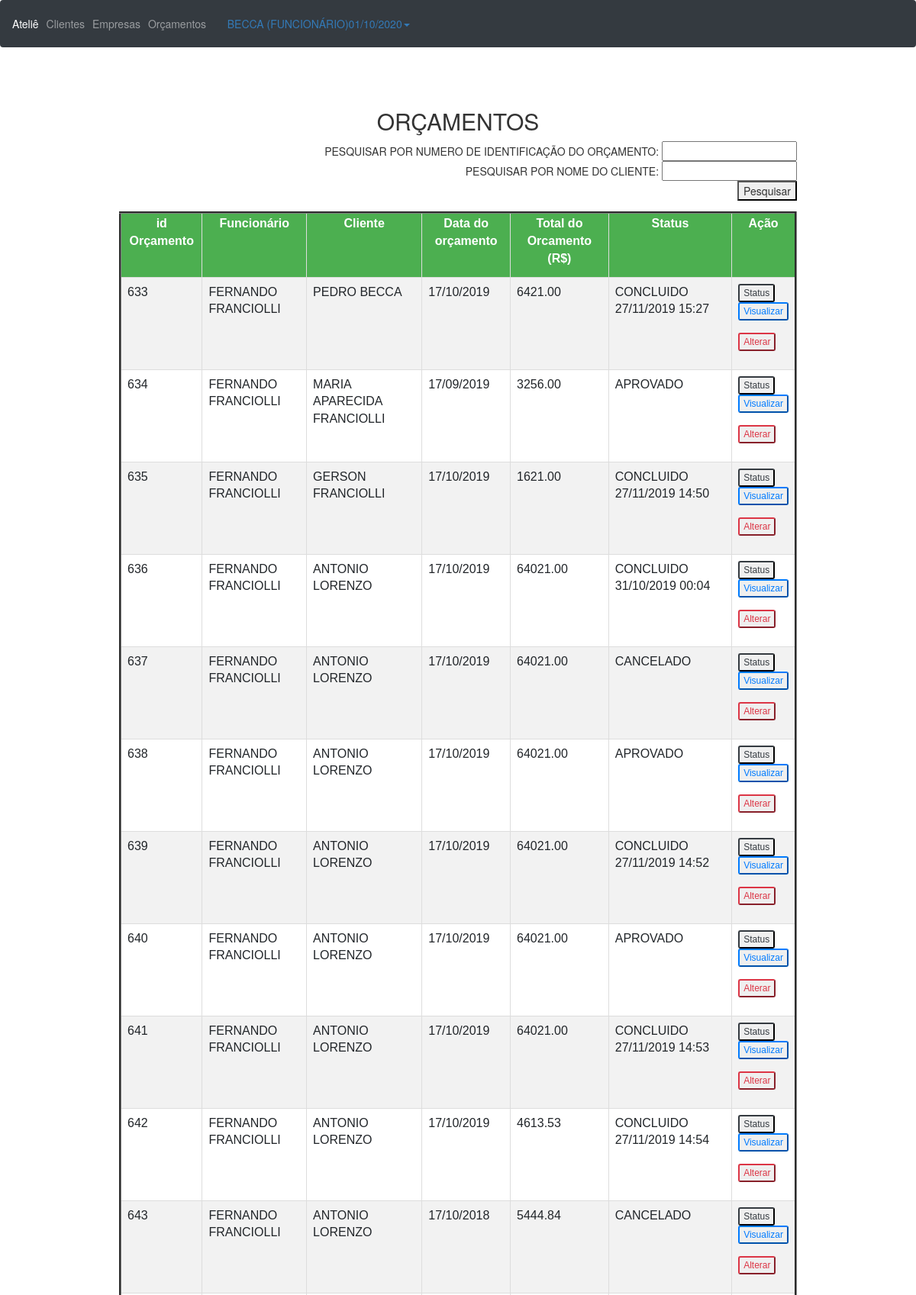
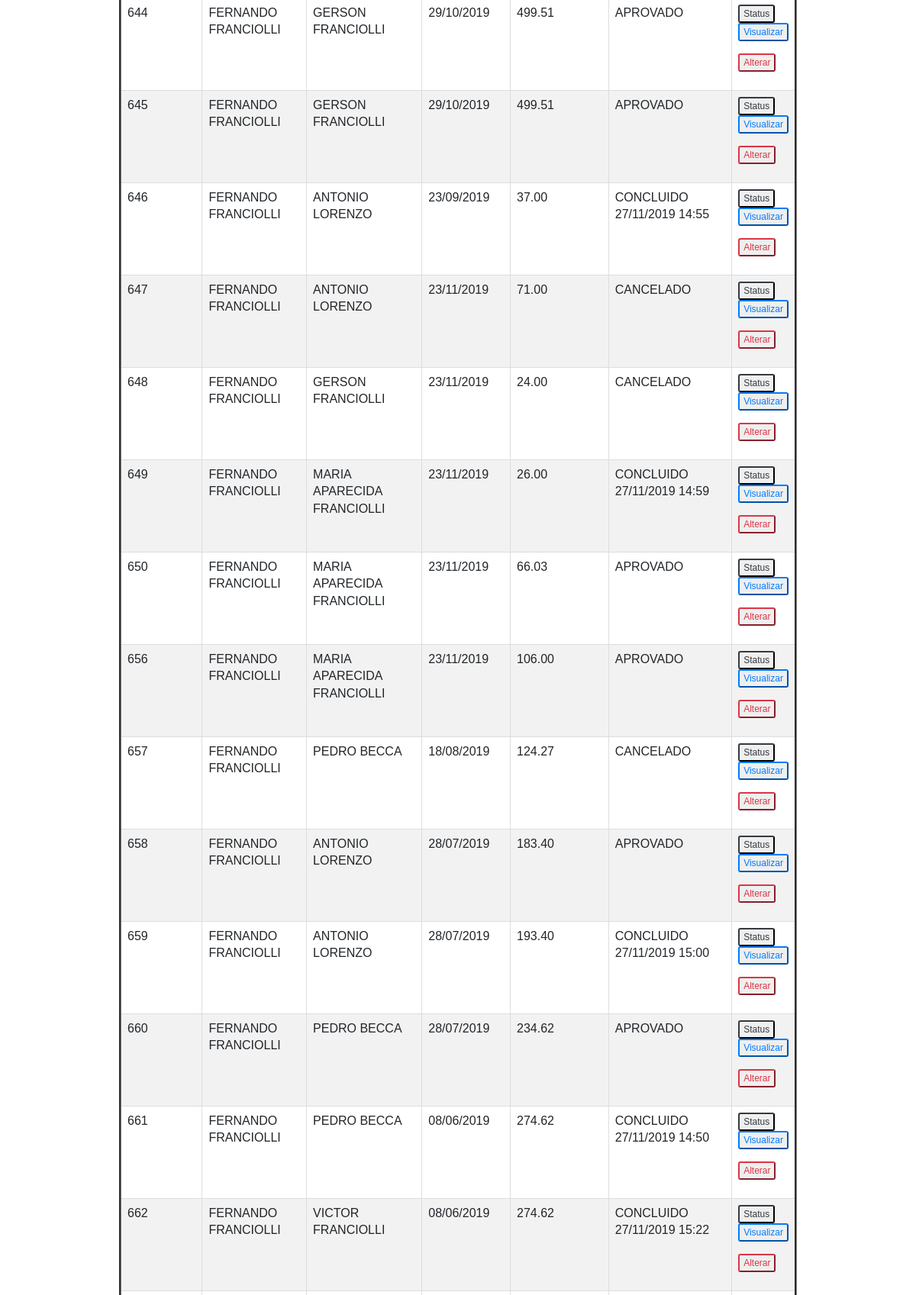
The app's page /orcamentos.php (signed in, upper part) with its own data (2 pictures, top to bottom).
### tables this page shows
CREATE TABLE `orcamento` (
  `id_orcamento` int(10) UNSIGNED NOT NULL,
  `data_orca` date NOT NULL,
  `funcionario_id` int(10) UNSIGNED NOT NULL,
  `cliente_nome` varchar(45) NOT NULL,
  `mao_obra` double NOT NULL,
  `tipo_orca` varchar(10) NOT NULL,
  `observacao` varchar(255) DEFAULT NULL,
  `valor_total` double(10,2) NOT NULL,
  `estoque` text DEFAULT NULL,
  `status` varchar(30) NOT NULL,
  `count` tinyint(1) NOT NULL
);

CREATE TABLE `pessoa` (
  `id_pessoa` int(10) UNSIGNED NOT NULL,
  `nome` varchar(45) NOT NULL,
  `cpf` varchar(11) NOT NULL,
  `data_nasc` date NOT NULL,
  `email` varchar(45) NOT NULL,
  `telefone` varchar(16) DEFAULT NULL,
  `endereco_id` int(10) UNSIGNED NOT NULL
);

### orcamentos.php (the view, shortened to what this page needs)
<?php
require './header.php';
require './conexao/banco.php';
@$pesq = $_GET['pesquisa'];
@$pesq_cli = $_GET['nome_cli'];
if ($pesq != null) {
  $pagina = (isset($_GET['pagina']))? $_GET['pagina'] : 1;
  $result_orcamentos = "SELECT * FROM orcamento
  INNER JOIN pessoa ON nome = (SELECT nome FROM pessoa WHERE id_pessoa = (SELECT pessoa_id FROM funcionario WHERE id_funcionario = funcionario_id)) WHERE id_orcamento LIKE '%$pesq%'";
  $resultado_orcamentos = mysqli_query($conn, $result_orcamentos);
  $total_orcamentos = mysqli_num_rows($resultado_orcamentos);
  $quantidade_pg = $total_orcamentos;
  @$num_pagina = ceil($total_orcamentos/$quantidade_pg);
  $incio = ($quantidade_pg*$pagina)-$quantidade_pg;
  $result_orcamentos = "SELECT * FROM orcamento
  INNER JOIN pessoa ON nome = (SELECT nome FROM pessoa WHERE id_pessoa = (SELECT pessoa_id FROM funcionario WHERE id_funcionario = funcionario_id)) WHERE id_orcamento LIKE '%$pesq%' LIMIT $incio, $quantidade_pg";
  $resultado_orcamentos = mysqli_query($conn, $result_orcamentos);
}else {
$pagina = (isset($_GET['pagina']))? $_GET['pagina'] : 1;
$result_orcamentos = "SELECT * FROM orcamento
  INNER JOIN pessoa ON nome = (SELECT nome FROM pessoa WHERE id_pessoa = (SELECT pessoa_id FROM funcionario WHERE id_funcionario = funcionario_id))";
$resultado_orcamentos = mysqli_query($conn, $result_orcamentos);
$total_orcamentos = mysqli_num_rows($resultado_orcamentos);
$quantidade_pg = $total_orcamentos;
$incio = ($quantidade_pg*$pagina)-$quantidade_pg;
$result_orcamentos = "SELECT * FROM orcamento
  INNER JOIN pessoa ON nome = (SELECT nome FROM pessoa WHERE id_pessoa = (SELECT pessoa_id FROM funcionario WHERE id_funcionario = funcionario_id)) LIMIT $incio, $quantidade_pg";
$resultado_orcamentos = mysqli_query($conn, $result_orcamentos);
}
?>
<h2 style="text-align:center;"> ORÇAMENTOS</h2>
<div class="table-responsive-xl container theme-showcase" role="main">
  <form class="pesq" id="pesquisa_orcamento" method="get" action="#">
    PESQUISAR POR NUMERO DE IDENTIFICAÇÃO DO ORÇAMENTO:
      <input type="number" min="1" name="pesquisa" id="pesquisa" value="<?php echo $pesq; ?>"></input>
      <br>
      PESQUISAR POR NOME DO CLIENTE:
      <input type="text" autocomplete="off" name="nome_cli" id="nome_cli" value="<?php echo $pesq_cli; ?>"></input>
      <br>
      <button type="hide" onclick="submitar(1)"> Pesquisar </button>
  </form>
  <table align="center" border="3" class="sortable table table-hover table table-sm" id="listar_clientes" class="display">
    <tr>
      <th>id Orçamento</th>
      <th>Funcionário</th>
      <th>Cliente</th>
      <th>Data do orçamento</th>
      <th>Total do Orcamento (R$)</th>
      <th>Status</th>
      <th>Ação</th>
    </tr>
    <?php while ($orcamento = mysqli_fetch_array($resultado_orcamentos)) {?>
      <tr>
        <td><?php echo $orcamento['id_orcamento']; ?></td>
        <td><?php echo $orcamento['nome']; ?></td>
        <td><?php echo $orcamento['cliente_nome']; ?></td>
        <td><?php echo date ('d/m/Y', strtotime ($orcamento['data_orca'])); ?></td>
        <td><?php echo $orcamento['valor_total']; ?></td>
        <td><?php echo $orcamento['status']; ?></td>
        <td>
          <div class="btn-group">
          <button type="button" class="btn-xs btn-outline-dark view_data" data-toggle="modal" data-target="#orcamentoModal" data-id = "<?php echo $orcamento['id_orcamento']; ?>"
            data-nome="<?php echo $orcamento['nome']; ?>" data-data_orca="<?php echo $orcamento['data_orca']; ?>" data-nome_mat="<?php echo $orcamento['nome_mat']; ?>"
            data-mao_obra="<?php echo $orcamento['mao_obra']; ?>" data-quantidade_mat="<?php echo $orcamento['quantidade_mat']; ?>" data-uni_medida="<?php echo $orcamento['uni_medida']; ?>"
            data-total_mat="<?php echo $orcamento['total_mat']; ?>" data-observacao="<?php echo $orcamento['observacao']; ?>" data-valor_total="<?php echo $orcamento['valor_total']; ?>"
            data-estoque="<?php echo $orcamento['estoque']; ?>" data-status="<?php echo $orcamento['status']; ?>">Status</button>
          <form action="./visualiza_orc.php" method="POST">
            <button type="submit" formtarget="_blank" class="btn-xs btn-outline-primary view_data" id="visualiza_orc" value="<?php echo $orcamento['id_orcamento']; ?>" name="visualiza_orc">Visualizar</button>
          </form>
          <form action="./altera_orca.php" method="POST">
            <button type="submit" formtarget="_blank" class="btn-xs btn-outline-danger view_data" id="altera_orca" value="<?php echo $orcamento['id_orcamento']; ?>" name="altera_orca">Alterar</button>
          </form>
          </div>
          </td>
        </tr>
      <?php } ?>
    </table>
</div>
<?php
require "./footer.php";
?>

### css/style.css (style rules this page uses)
#listar_clientes { font-family: "Trebuchet MS", Arial, Helvetica, sans-serif; border-collapse: collapse; width: 80%; align: center; }
#listar_clientes td, #listar_clientes th { border: 1px solid #ddd; padding: 8px; }
#listar_clientes tr:nth-child(even) { background-color: #f2f2f2; }
#listar_clientes th { padding-top: 2px; padding-bottom: 12px; text-align: center; background-color: #4CAF50; color: white; }
.pesq { text-align: right; width: 90%; }
input { text-transform: uppercase; }

### records on screen
orcamento: id_orcamento "633", pessoa.nome "FERNANDO FRANCIOLLI", cliente_nome "PEDRO BECCA", data_orca "17/10/2019", valor_total "6421.00", status "CONCLUIDO 27/11/2019 15:27"
orcamento: id_orcamento "634", pessoa.nome "FERNANDO FRANCIOLLI", cliente_nome "MARIA APARECIDA FRANCIOLLI", data_orca "17/09/2019", valor_total "3256.00", status "APROVADO"
orcamento: id_orcamento "635", pessoa.nome "FERNANDO FRANCIOLLI", cliente_nome "GERSON FRANCIOLLI", data_orca "17/10/2019", valor_total "1621.00", status "CONCLUIDO 27/11/2019 14:50"
orcamento: id_orcamento "636", pessoa.nome "FERNANDO FRANCIOLLI", cliente_nome "ANTONIO LORENZO", data_orca "17/10/2019", valor_total "64021.00", status "CONCLUIDO 31/10/2019 00:04"
orcamento: id_orcamento "637", pessoa.nome "FERNANDO FRANCIOLLI", cliente_nome "ANTONIO LORENZO", data_orca "17/10/2019", valor_total "64021.00", status "CANCELADO"
orcamento: id_orcamento "638", pessoa.nome "FERNANDO FRANCIOLLI", cliente_nome "ANTONIO LORENZO", data_orca "17/10/2019", valor_total "64021.00", status "APROVADO"
orcamento: id_orcamento "639", pessoa.nome "FERNANDO FRANCIOLLI", cliente_nome "ANTONIO LORENZO", data_orca "17/10/2019", valor_total "64021.00", status "CONCLUIDO 27/11/2019 14:52"
orcamento: id_orcamento "640", pessoa.nome "FERNANDO FRANCIOLLI", cliente_nome "ANTONIO LORENZO", data_orca "17/10/2019", valor_total "64021.00", status "APROVADO"
orcamento: id_orcamento "641", pessoa.nome "FERNANDO FRANCIOLLI", cliente_nome "ANTONIO LORENZO", data_orca "17/10/2019", valor_total "64021.00", status "CONCLUIDO 27/11/2019 14:53"
orcamento: id_orcamento "642", pessoa.nome "FERNANDO FRANCIOLLI", cliente_nome "ANTONIO LORENZO", data_orca "17/10/2019", valor_total "4613.53", status "CONCLUIDO 27/11/2019 14:54"
orcamento: id_orcamento "643", pessoa.nome "FERNANDO FRANCIOLLI", cliente_nome "ANTONIO LORENZO", data_orca "17/10/2018", valor_total "5444.84", status "CANCELADO"
orcamento: id_orcamento "644", pessoa.nome "FERNANDO FRANCIOLLI", cliente_nome "GERSON FRANCIOLLI", data_orca "29/10/2019", valor_total "499.51", status "APROVADO"
orcamento: id_orcamento "645", pessoa.nome "FERNANDO FRANCIOLLI", cliente_nome "GERSON FRANCIOLLI", data_orca "29/10/2019", valor_total "499.51", status "APROVADO"
orcamento: id_orcamento "646", pessoa.nome "FERNANDO FRANCIOLLI", cliente_nome "ANTONIO LORENZO", data_orca "23/09/2019", valor_total "37.00", status "CONCLUIDO 27/11/2019 14:55"
orcamento: id_orcamento "647", pessoa.nome "FERNANDO FRANCIOLLI", cliente_nome "ANTONIO LORENZO", data_orca "23/11/2019", valor_total "71.00", status "CANCELADO"
orcamento: id_orcamento "648", pessoa.nome "FERNANDO FRANCIOLLI", cliente_nome "GERSON FRANCIOLLI", data_orca "23/11/2019", valor_total "24.00", status "CANCELADO"
orcamento: id_orcamento "649", pessoa.nome "FERNANDO FRANCIOLLI", cliente_nome "MARIA APARECIDA FRANCIOLLI", data_orca "23/11/2019", valor_total "26.00", status "CONCLUIDO 27/11/2019 14:59"
orcamento: id_orcamento "650", pessoa.nome "FERNANDO FRANCIOLLI", cliente_nome "MARIA APARECIDA FRANCIOLLI", data_orca "23/11/2019", valor_total "66.03", status "APROVADO"
orcamento: id_orcamento "656", pessoa.nome "FERNANDO FRANCIOLLI", cliente_nome "MARIA APARECIDA FRANCIOLLI", data_orca "23/11/2019", valor_total "106.00", status "APROVADO"
orcamento: id_orcamento "657", pessoa.nome "FERNANDO FRANCIOLLI", cliente_nome "PEDRO BECCA", data_orca "18/08/2019", valor_total "124.27", status "CANCELADO"
orcamento: id_orcamento "658", pessoa.nome "FERNANDO FRANCIOLLI", cliente_nome "ANTONIO LORENZO", data_orca "28/07/2019", valor_total "183.40", status "APROVADO"
orcamento: id_orcamento "659", pessoa.nome "FERNANDO FRANCIOLLI", cliente_nome "ANTONIO LORENZO", data_orca "28/07/2019", valor_total "193.40", status "CONCLUIDO 27/11/2019 15:00"
orcamento: id_orcamento "660", pessoa.nome "FERNANDO FRANCIOLLI", cliente_nome "PEDRO BECCA", data_orca "28/07/2019", valor_total "234.62", status "APROVADO"
orcamento: id_orcamento "661", pessoa.nome "FERNANDO FRANCIOLLI", cliente_nome "PEDRO BECCA", data_orca "08/06/2019", valor_total "274.62", status "CONCLUIDO 27/11/2019 14:50"
orcamento: id_orcamento "662", pessoa.nome "FERNANDO FRANCIOLLI", cliente_nome "VICTOR FRANCIOLLI", data_orca "08/06/2019", valor_total "274.62", status "CONCLUIDO 27/11/2019 15:22"

### other values on screen
$_SESSION['user_name'] "BECCA"
